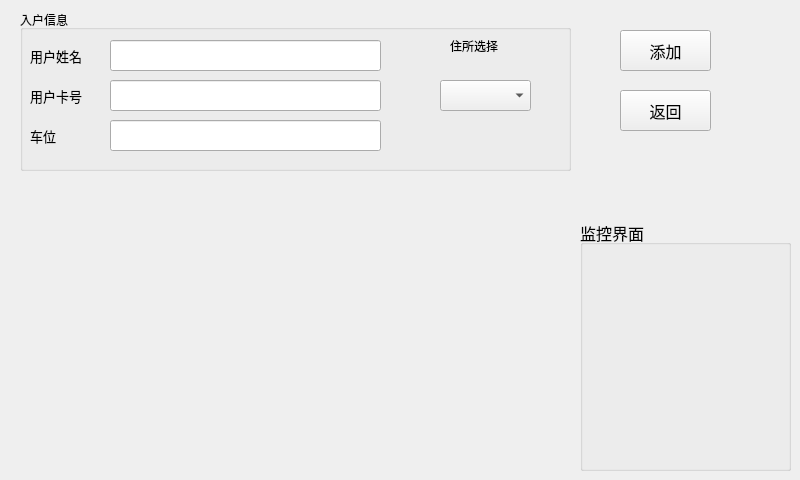
<?xml version="1.0" encoding="UTF-8"?>
<ui version="4.0">
 <class>JoinListwidget</class>
 <widget class="QWidget" name="JoinListwidget">
  <property name="geometry">
   <rect>
    <x>0</x>
    <y>0</y>
    <width>800</width>
    <height>480</height>
   </rect>
  </property>
  <property name="windowTitle">
   <string>Form</string>
  </property>
  <widget class="key" name="widget" native="true">
   <property name="geometry">
    <rect>
     <x>20</x>
     <y>260</y>
     <width>520</width>
     <height>200</height>
    </rect>
   </property>
  </widget>
  <widget class="QGroupBox" name="groupBox">
   <property name="geometry">
    <rect>
     <x>20</x>
     <y>10</y>
     <width>551</width>
     <height>161</height>
    </rect>
   </property>
   <property name="title">
    <string>入户信息</string>
   </property>
   <widget class="QLineEdit" name="UserLine">
    <property name="geometry">
     <rect>
      <x>90</x>
      <y>30</y>
      <width>271</width>
      <height>31</height>
     </rect>
    </property>
    <property name="font">
     <font>
      <family>Arial</family>
      <pointsize>10</pointsize>
     </font>
    </property>
   </widget>
   <widget class="QLineEdit" name="cadLine">
    <property name="geometry">
     <rect>
      <x>90</x>
      <y>70</y>
      <width>271</width>
      <height>31</height>
     </rect>
    </property>
    <property name="font">
     <font>
      <family>Arial</family>
      <pointsize>10</pointsize>
     </font>
    </property>
   </widget>
   <widget class="QLabel" name="label">
    <property name="geometry">
     <rect>
      <x>10</x>
      <y>30</y>
      <width>71</width>
      <height>31</height>
     </rect>
    </property>
    <property name="font">
     <font>
      <family>Arial</family>
      <pointsize>10</pointsize>
     </font>
    </property>
    <property name="text">
     <string>用户姓名</string>
    </property>
   </widget>
   <widget class="QLabel" name="label_2">
    <property name="geometry">
     <rect>
      <x>10</x>
      <y>70</y>
      <width>71</width>
      <height>31</height>
     </rect>
    </property>
    <property name="font">
     <font>
      <family>Arial</family>
      <pointsize>10</pointsize>
     </font>
    </property>
    <property name="text">
     <string>用户卡号</string>
    </property>
   </widget>
   <widget class="QLabel" name="label_3">
    <property name="geometry">
     <rect>
      <x>10</x>
      <y>110</y>
      <width>71</width>
      <height>31</height>
     </rect>
    </property>
    <property name="font">
     <font>
      <family>Arial</family>
      <pointsize>10</pointsize>
     </font>
    </property>
    <property name="text">
     <string>车位</string>
    </property>
   </widget>
   <widget class="QLineEdit" name="carNumLine">
    <property name="geometry">
     <rect>
      <x>90</x>
      <y>110</y>
      <width>271</width>
      <height>31</height>
     </rect>
    </property>
    <property name="font">
     <font>
      <family>Arial</family>
      <pointsize>10</pointsize>
     </font>
    </property>
   </widget>
   <widget class="QComboBox" name="box">
    <property name="geometry">
     <rect>
      <x>420</x>
      <y>70</y>
      <width>91</width>
      <height>31</height>
     </rect>
    </property>
   </widget>
   <widget class="QLabel" name="label_4">
    <property name="geometry">
     <rect>
      <x>430</x>
      <y>20</y>
      <width>71</width>
      <height>31</height>
     </rect>
    </property>
    <property name="text">
     <string>住所选择</string>
    </property>
   </widget>
  </widget>
  <widget class="QGroupBox" name="groupBox_2">
   <property name="geometry">
    <rect>
     <x>580</x>
     <y>220</y>
     <width>211</width>
     <height>251</height>
    </rect>
   </property>
   <property name="font">
    <font>
     <family>Arial</family>
     <pointsize>12</pointsize>
    </font>
   </property>
   <property name="title">
    <string>监控界面</string>
   </property>
  </widget>
  <widget class="QPushButton" name="addBT">
   <property name="geometry">
    <rect>
     <x>620</x>
     <y>30</y>
     <width>91</width>
     <height>41</height>
    </rect>
   </property>
   <property name="font">
    <font>
     <family>Arial</family>
     <pointsize>12</pointsize>
    </font>
   </property>
   <property name="text">
    <string>添加</string>
   </property>
  </widget>
  <widget class="QPushButton" name="RstBt">
   <property name="geometry">
    <rect>
     <x>620</x>
     <y>90</y>
     <width>91</width>
     <height>41</height>
    </rect>
   </property>
   <property name="font">
    <font>
     <family>Arial</family>
     <pointsize>12</pointsize>
    </font>
   </property>
   <property name="text">
    <string>返回</string>
   </property>
  </widget>
  <widget class="QLabel" name="hintLab">
   <property name="geometry">
    <rect>
     <x>30</x>
     <y>180</y>
     <width>241</width>
     <height>31</height>
    </rect>
   </property>
   <property name="font">
    <font>
     <family>Arial</family>
     <pointsize>12</pointsize>
    </font>
   </property>
   <property name="text">
    <string/>
   </property>
  </widget>
 </widget>
 <customwidgets>
  <customwidget>
   <class>key</class>
   <extends>QWidget</extends>
   <header>key.h</header>
   <container>1</container>
  </customwidget>
 </customwidgets>
 <resources/>
 <connections/>
</ui>
